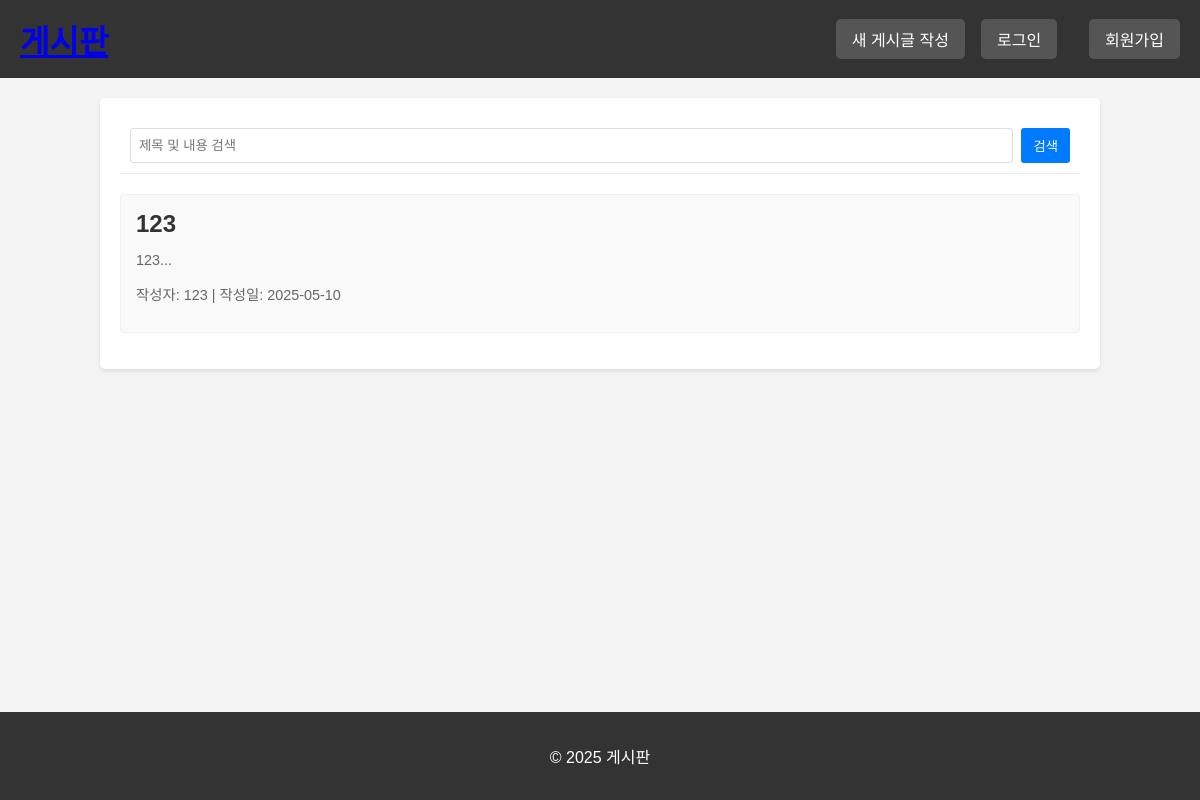
Before: / with the older database file.
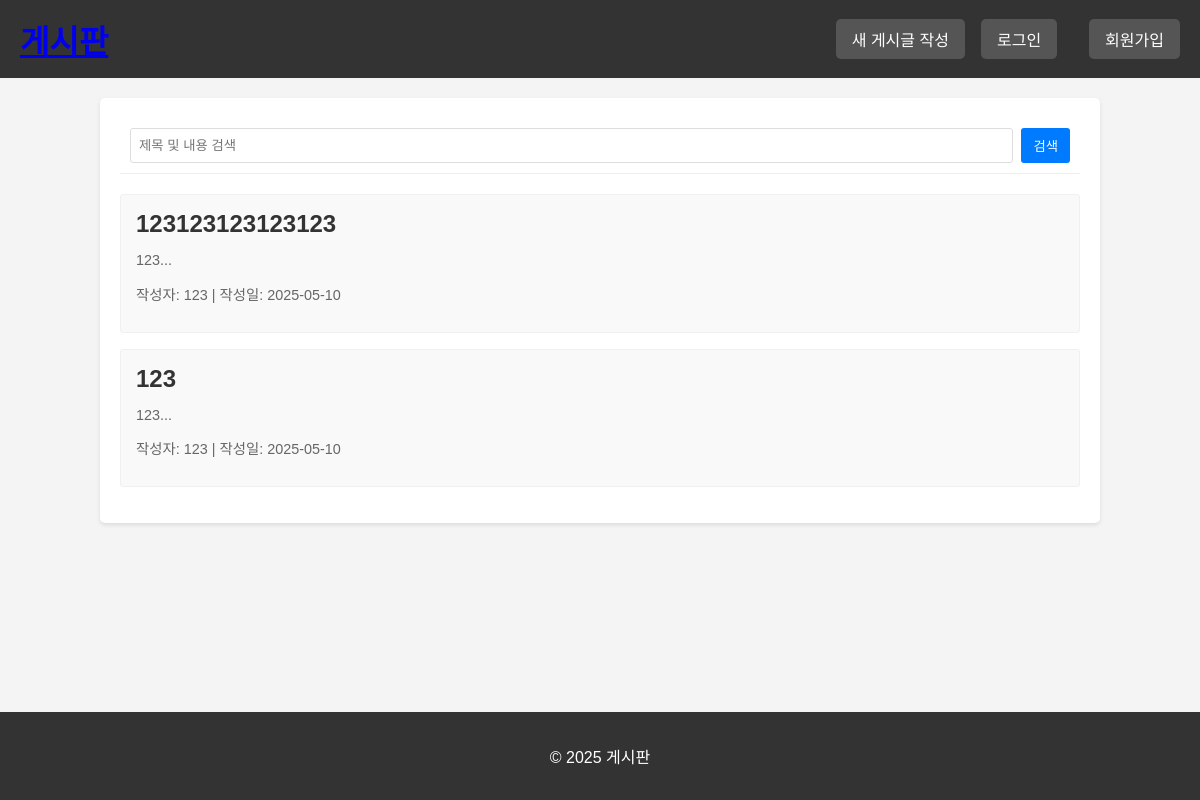
After: the same page with the newer database file.
### tables this page shows
CREATE TABLE bulletin_board (
    id INTEGER PRIMARY KEY AUTOINCREMENT,
    title TEXT NOT NULL,
    content TEXT NOT NULL,
    author TEXT NOT NULL,
    date_created DATETIME DEFAULT CURRENT_TIMESTAMP,
    file_path TEXT
);

### app.py (the view)
@app.route("/")
def index():
    query = request.args.get('query')
    if query:
        posts = query_db("SELECT id, title, content, author, date_created FROM bulletin_board WHERE title LIKE ? OR content LIKE ? ORDER BY date_created DESC",
                         ('%' + query + '%', '%' + query + '%'))
        search_query = query
    else:
        posts = query_db("SELECT id, title, content, author, date_created FROM bulletin_board ORDER BY date_created DESC")
        search_query = None
    user = get_user()
    new_posts = []
    for post in posts:
        post_dict = dict(post)
        post_dict['date_created'] = datetime.strptime(post_dict['date_created'], '%Y-%m-%d %H:%M:%S') if post_dict['date_created'] else None
        new_posts.append(post_dict)
    return render_template("index.html", posts=new_posts, user=user, search_query=search_query)

### app.py (called while the page is built)
def get_db():
    db = getattr(g, '_database', None)
    if db is None:
        db = g._database = sqlite3.connect(DATABASE)
        db.row_factory = sqlite3.Row
    return db

@app.teardown_appcontext
def close_connection(exception):
    db = getattr(g, '_database', None)
    if db is not None:
        db.close()

def query_db(query, args=(), one=False):
    with app.app_context():
        cur = get_db().execute(query, args)
        rv = cur.fetchall()
        cur.close()
        return (rv[0] if rv else None) if one else rv

### auth.py (called while the page is built)
def get_user():
    if 'user_id' in session:
        return query_db("SELECT id, username, nickname FROM user WHERE username = ?", (session['user_id'],), one=True)
    return None

### templates/index.html (shortened to what this page needs)
    <!DOCTYPE html>
    <html lang="ko">
    <head>
        <link rel="stylesheet" href="{{ url_for('static', filename='styles.css') }}">
    </head>
    <body>
        <header>
            <h1 style="color: blue;"><a href="{{ url_for('index') }}">게시판</a></h1>
            <nav>
                <a href="{{ url_for('create') }}">새 게시글 작성</a>
                {% if session['user_id'] %}
                    <span>{{ session['user_id'] | safe }}님</span> <a href="{{ url_for('auth.logout') }}">로그아웃</a>
                {% else %}
                    <a href="{{ url_for('auth.login') }}">로그인</a>
                    <a href="{{ url_for('auth.signup') }}">회원가입</a>
                {% endif %}
            </nav>
        </header>
        <main>
            <section class="search">
                <form action="/search" method="GET">
                    <input type="text" name="query" placeholder="제목 및 내용 검색">
                    <button type="submit">검색</button>
                </form>
            </section>
            <section class="posts">
                {% for post in posts %}
                <article class="post">
                    <h2><a href="{{ url_for('view_post', post_id=post.id) }}">{{ post.title | safe }}</a></h2>
                    <p>{{ post.content[:100] | safe }}...</p>
                    <p>작성자: {{ post['author'] if post['author'] else '알 수 없음' | safe }} | 작성일: {{ post['date_created'].strftime('%Y-%m-%d') | safe }}</p>
                </article>
                {% endfor %}
            </section>
        </main>
        <footer>
            <p>&copy; 2025 게시판</p>
        </footer>
    </body>
    </html>

### static/styles.css (style rules this page uses)
body { font-family: sans-serif; margin: 0; padding: 0; background-color: #f4f4f4; color: #333; }
header { background-color: #333; color: white; padding: 1em 0; text-align: center; display: flex; justify-content: space-between; align-items: center; padding: 1em 20px; }
header h1 { margin: 0; }
nav { display: flex; align-items: center; gap: 1em; }
nav a, nav span { color: white; text-decoration: none; padding: 0.5em 1em; border-radius: 5px; background-color: #555; border: none; cursor: pointer; }
nav a:last-child { margin-left: 1em; }
main { padding: 20px; background-color: white; border-radius: 5px; box-shadow: 0 2px 4px rgba(0, 0, 0, 0.1); margin: 20px auto; width: 80%; max-width: 960px; }
.search { margin-bottom: 20px; padding: 10px; border-bottom: 1px solid #eee; }
.search form { display: flex; gap: 0.5em; }
.search input[type="text"] { flex-grow: 1; padding: 8px; border: 1px solid #ddd; border-radius: 3px; }
.search button[type="submit"] { padding: 8px 12px; background-color: #007bff; color: white; border: none; border-radius: 3px; cursor: pointer; }
.posts { margin-top: 1em; }
.post { padding: 15px; border: 1px solid #f0f0f0; border-radius: 3px; margin-bottom: 1em; background-color: #f9f9f9; }
.post h2 { margin-top: 0; margin-bottom: 0.5em; }
.post h2 a { text-decoration: none; color: #333; }
.post p { color: #666; font-size: 0.9em; margin-bottom: 0.5em; }
footer { text-align: center; padding: 1em 0; background-color: #333; color: white; position: fixed; bottom: 0; width: 100%; }

Changed rows visible on the page:
added bulletin_board: title "123123123123123", content "123", author "123", date_created "2025-05-10"
